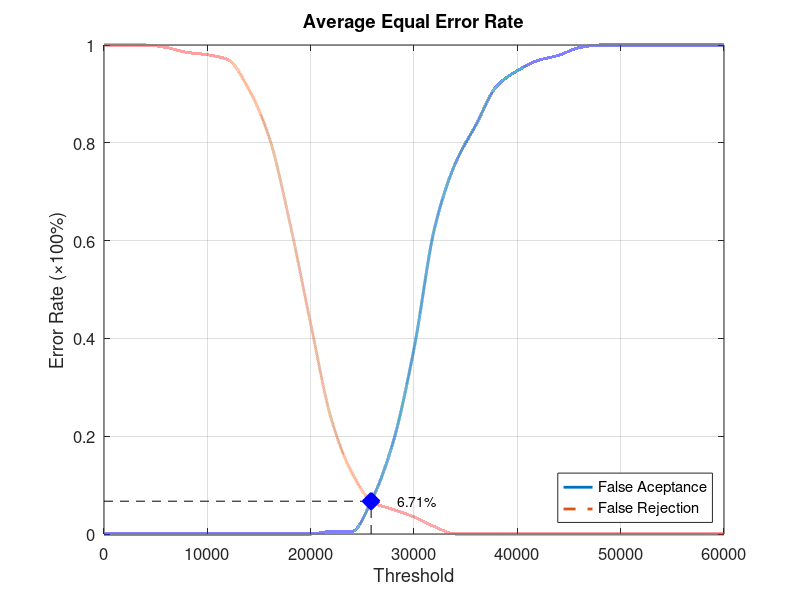
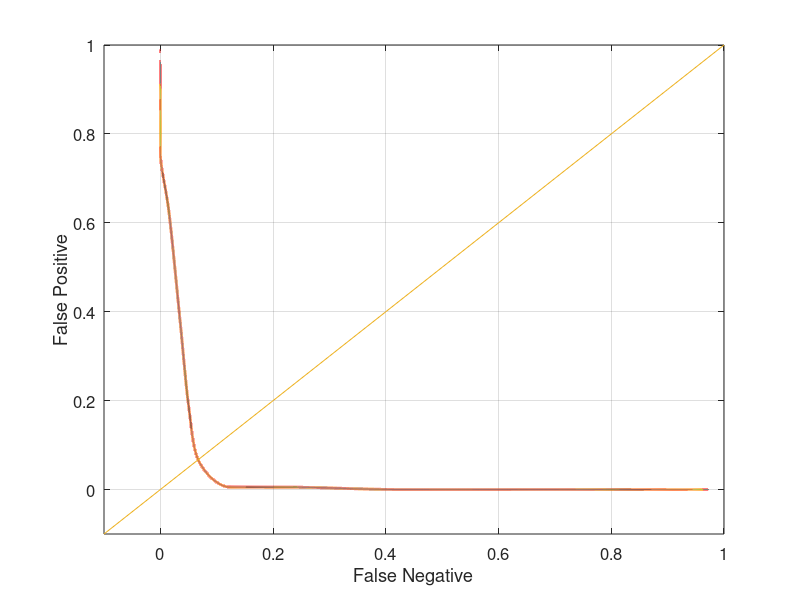

Write MATLAB code to recreate these figures, in order.
function yEER = Database2_3
close all;
clear;
clc;
x = 0:2000:60000;
xq = 0:0.5:60000;

y0 = [0 0 0 0 0 0 0 0 0 0 0 0.00526316 0.00526316 0.0736842 0.189474 0.378947 0.626316 0.757895 0.836842 0.915789 0.947368 0.968421 0.978947 0.994737 1 1 1 1 1 1 1];
yy0 = interp1(x, y0, xq, 'pchip');
y1 = [1 1 1 0.995 0.985 0.98 0.97 0.91 0.81 0.635 0.43 0.235 0.125 0.065 0.05 0.035 0.015 0 0 0 0 0 0 0 0 0 0 0 0 0 0];
yy1 = interp1(x, y1, xq, 'pchip');

% Calculating EER: 
y2 = abs(y0 - y1);
find(y2 == min(y2))
yy2 = abs(yy0 - yy1);
xEER = find(yy2 == min(yy2));
xEERIndex = xq(xEER) % X-axis EER
yEER = yy0(xEER) % Y-axis EER

main = figure
plot(xq, yy0,'-','LineWidth', 2);	hold on
plot(xq, yy1,'--','LineWidth', 2);	hold on
plot([xEERIndex xEERIndex], [0 yEER], 'k--');	hold on
plot([0 xEERIndex], [yEER yEER], 'k--');	hold on
plot(xEERIndex, yEER, 'bx', 'LineWidth', 10);	hold on
text(xEERIndex + 10 * xEERIndex / 100, yEER, [num2str(round((10000 * yEER)) / 100) '%'])
legend('False Aceptance', 'False Rejection', 'Location', 'SouthEast')
xlabel('Threshold')
ylabel('Error Rate (\times100%)')
title('Average Equal Error Rate')
set(gca, 'FontSize', 12)
axis([0 60000 0 1])
grid on

print(main, 'Database2_3Main', '-dpng');
FNRxFPR = figure('Color', [1 1 1]);
plot(yy1, yy0, '-', yy1, yy0, 'LineWidth', 2);
hold on
y = -0.1:0.1:1
plot(y, y); 
set(gca, 'FontSize', 12)
xlabel('False Negative')
ylabel('False Positive')
axis([-0.1 1 -0.1 1])
set(gca, 'FontSize', 12)
grid on

print(FNRxFPR, 'Database2_3FNRxFPR','-dpng');
end
